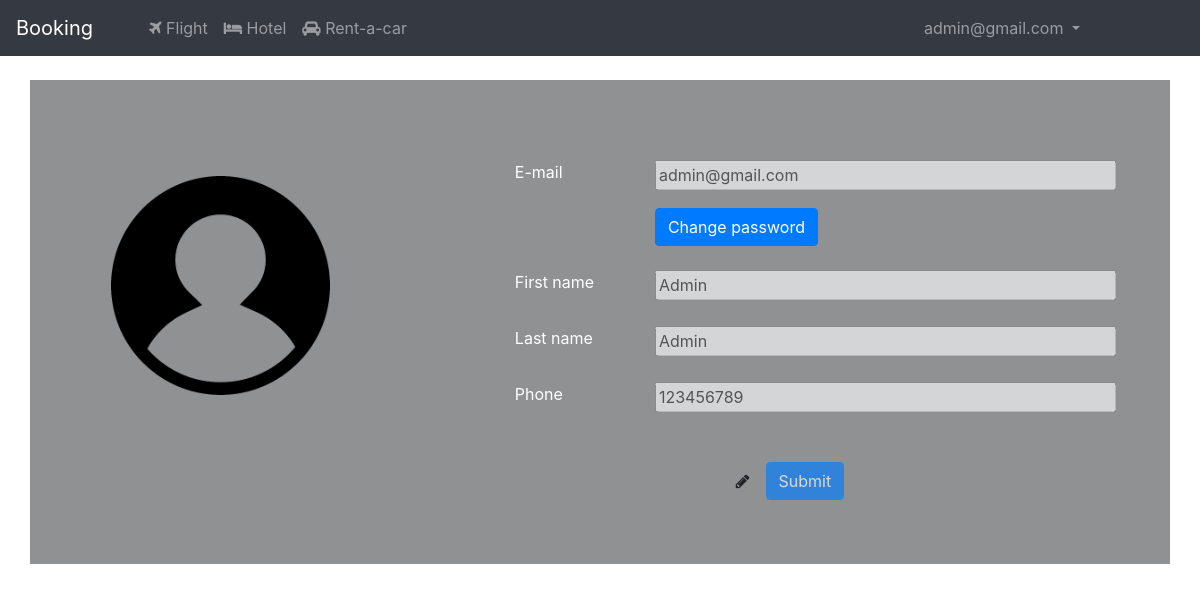
The app's page /profile/ (signed in), older data.
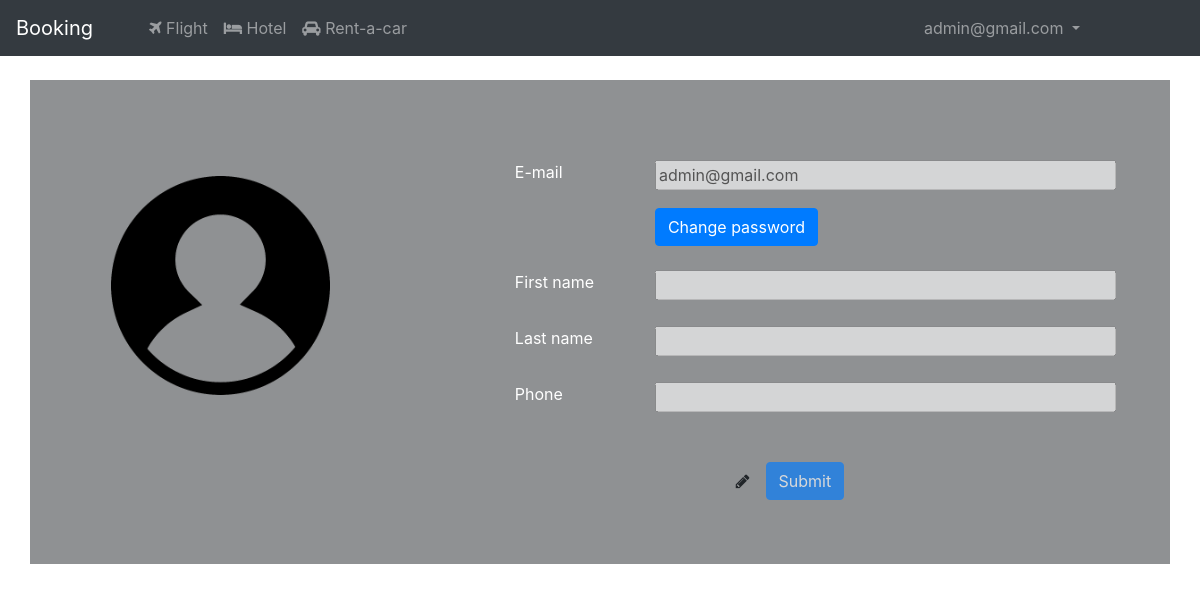
The same page, newer data.
### Users/models.py (models this page shows, shortened)
class CustomUser(AbstractUser):
    username = None
    email = models.EmailField(_('email address'), unique=True)
    city = models.CharField(max_length=100, default='', blank=True)
    phone = models.CharField(max_length=15, default='', blank=True, validators=[validate_phone])
    USERNAME_FIELD = 'email'
    REQUIRED_FIELDS = []
    objects = UserManager()

### Users/views.py (the view)
# urls.py: path('profile/', user_views.profile, name='profile'),
@login_required
def profile(request):
    if request.method == 'POST':
        form = ProfileUpdateForm(request.POST, instance=request.user)
        if form.is_valid():
            form.save()
            messages.success(request, f'Your account has been updated')
            return redirect('profile')
        else:
            errors = form.errors.as_data()
            for key in form.errors.as_data():
                msg = errors[key][0].message
                messages.error(request, msg)
            return redirect('profile')
    else:
        form = ProfileUpdateForm(instance=request.user)
    return render(request, 'Users/profile.html', {'form':form})

### Users/forms.py
class ProfileUpdateForm(UserChangeForm):
    class Meta:
        model = CustomUser
        fields = ['email', 'password', 'first_name', 'last_name', 'phone']

### Users/templates/Users/profile.html (shortened to what this page needs)
{% extends 'base.html' %}
{% load staticfiles %}
{% block body %}
    <div class="container" style="z-index: 0;display: none" id="profile_section">
        <div class="row justify-content-center mt-4" style="background-color: rgba(33,37,41,.5)">
            <div class="col-md-4 d-flex align-items-start">
                <img id="user_image" class="my-5 p-5 mx-auto" src="{% static 'profile_image.png' %}" style="display: none">
            </div>
            <div class="col-md-8 d-flex align-items-center">
                <form  method="post" class="my-5 p-3 mx-auto" style="min-width: 35rem" >
                    <div class="form-row mt-3">
                        <div class="col-3">
                            <label class="text-white">E-mail</label>
                        </div>
                        <div class="col-9">
                            {{ form.email }}
                        </div>
                    </div>
                    <div class="form-row mt-3">
                        <div class="col-3">
                        </div>
                        <div class="col-9">
                            <a href="{% url 'update_password' request.user.id %}" class="btn btn-primary mr-5">Change password</a>
                        </div>
                    </div>
                    <div class="form-row mt-4">
                        <div class="col-3">
                            <label class="text-white">First name</label>
                        </div>
                        <div class="col-9">
                            {{ form.first_name }}
                        </div>
                    </div>
                    <div class="form-row mt-4">
                        <div class="col-3">
                            <label class="text-white">Last name</label>
                        </div>
                        <div class="col-9">
                            {{ form.last_name }}
                        </div>
                    </div>
                    <div class="form-row mt-4">
                        <div class="col-3">
                            <label class="text-white">Phone</label>
                        </div>
                        <div class="col-9">
                            {{ form.phone }}
                        </div>
                    </div>
                    <div class="row mt-5 justify-content-center">
                        <i onclick="enable_fields()" class="fa fa-pencil d-flex align-items-center mr-3" aria-hidden="true"></i>
                        <button id="submit_button" type="submit" class="btn btn-primary">Submit</button>
                    </div>
                </form>
            </div>
        </div>
    </div>
{% endblock %}

### templates/base.html (shortened to what this page needs)
<!DOCTYPE html>
<html lang="en">
<head>
    {% load staticfiles %}
    <link rel="stylesheet" href="https://maxcdn.bootstrapcdn.com/bootstrap/4.0.0/css/bootstrap.min.css">
    <link rel="stylesheet" type="text/css" href="{% static 'css/owl.carousel.css' %}">
    <link rel="stylesheet" type="text/css" href="{% static 'css/owl.theme.default.min.css' %}">
    <link rel="stylesheet" type="text/css" href="{% static 'css/style.css' %}">
    <link rel="stylesheet" type="text/css" href="{% static 'css/flight_seats.css' %}">
    <link rel="stylesheet" href="https://cdnjs.cloudflare.com/ajax/libs/font-awesome/4.7.0/css/font-awesome.min.css">
  <link rel="stylesheet" href="//code.jquery.com/ui/1.12.1/themes/base/jquery-ui.css">
</head>
<body id="body">
<nav class="navbar navbar-expand-lg navbar-dark bg-dark" style="z-index: 10;">
    <a class="navbar-brand mr-5" href="/">Booking</a>
    <div class="collapse navbar-collapse" id="navbarSupportedContent">
        <ul class="navbar-nav mr-auto">
            {% block flight_active %}
            <li class="nav-item">
            {% endblock %}
                <a class="nav-link" href="{% url 'airlines' %}">
                    <i class="fa fa-plane" aria-hidden="true"></i>
                    Flight
                </a>
            </li>
            {% block hotel_active %}
            <li class="nav-item">
            {% endblock %}
                <a class="nav-link" href="{% url 'hotels' %}">
                    <i class="fa fa-bed" aria-hidden="true"></i>
                    Hotel
                </a>
            </li>
            {% block rentacar_active %}
            <li class="nav-item">
            {% endblock %}
                <a class="nav-link" href="{% url 'rentacars' %}">
                    <i class="fa fa-car" aria-hidden="true"></i>
                    Rent-a-car
                </a>
            </li>
        </ul>
        {% if user.is_authenticated %}
        <ul class="navbar-nav mr-5 px-5" style="z-index: 5;">
            <li class="nav-item dropdown" >
                <a class="nav-link dropdown-toggle" href="#" id="navbarDropdown" role="button" data-toggle="dropdown" aria-haspopup="true" aria-expanded="false">
                    {{ user.email }}
                </a>
            </li>
        </ul>
        {% endif %}
    </div>
</nav>
{% block body %}
{% endblock %}
</body>
</html>

Row changes from the older to the newer data that the page shows:
changed CustomUser "admin@gmail.com": first_name "Admin" → (not shown); last_name "Admin" → (not shown); phone "123456789" → (not shown)
